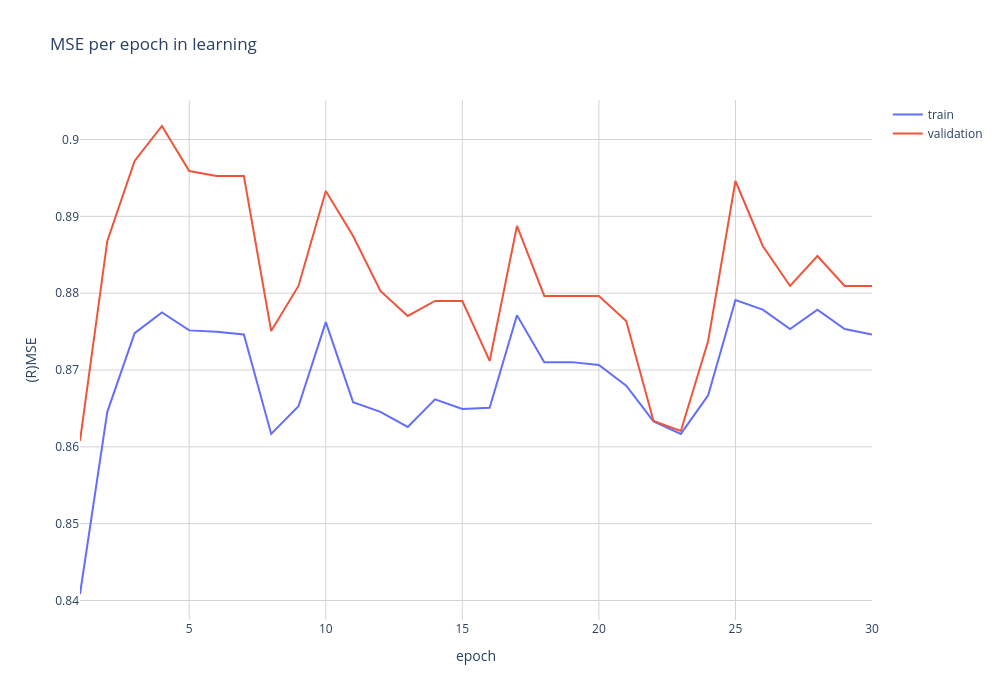

Write notebook code for a chart like this one.
### Markdown cell above
# Results

## Convergence plot

### Code cell
epoch_list = np.arange(1, len(train_list)+1)

fig = go.Figure()

fig.add_trace(go.Scatter(
    x=epoch_list,
    y=train_list,
    name="train"       # this sets its legend entry
))


fig.add_trace(go.Scatter(
    x=epoch_list,
    y=val_list,
    name="validation"       # this sets its legend entry
))

fig.update_layout(
    title="MSE per epoch in learning",
    xaxis_title="epoch",
    yaxis_title="MSE",
     xaxis = dict(
        title = 'epoch',
        gridcolor='lightgrey'),
    yaxis = dict(
        title = '(R)MSE',
        gridcolor='lightgrey'), 
    paper_bgcolor='rgba(0,0,0,0)',
    plot_bgcolor='rgba(0,0,0,0)',
    width=1000,
    height=700
)

fig.show()

### Figure 1 — Plotly figure (JSON) as saved in the notebook; plotly's stock layout.template omitted (floating-point values rounded to 4 significant figures)
{"data": [{"name": "train", "type": "scatter", "x": [1, 2, 3, 4, 5, 6, 7, 8, 9, 10, 11, 12, 13, 14, 15, 16, 17, 18, 19, 20, 21, 22, 23, 24, 25, 26, 27, 28, 29, 30], "y": [0.8408, 0.8646, 0.8748, 0.8775, 0.8752, 0.875, 0.8746, 0.8617, 0.8653, 0.8762, 0.8658, 0.8646, 0.8626, 0.8662, 0.8649, 0.8651, 0.8771, 0.871, 0.871, 0.8707, 0.868, 0.8633, 0.8617, 0.8667, 0.8791, 0.8779, 0.8753, 0.8779, 0.8753, 0.8746]}, {"name": "validation", "type": "scatter", "x": [1, 2, 3, 4, 5, 6, 7, 8, 9, 10, 11, 12, 13, 14, 15, 16, 17, 18, 19, 20, 21, 22, 23, 24, 25, 26, 27, 28, 29, 30], "y": [0.8608, 0.8868, 0.8972, 0.9018, 0.8959, 0.8953, 0.8953, 0.8751, 0.8809, 0.8933, 0.8874, 0.8803, 0.877, 0.879, 0.879, 0.8712, 0.8887, 0.8796, 0.8796, 0.8796, 0.8764, 0.8634, 0.8621, 0.8738, 0.8946, 0.8861, 0.8809, 0.8848, 0.8809, 0.8809]}], "layout": {"height": 700, "paper_bgcolor": "rgba(0, 0, 0, 0)", "plot_bgcolor": "rgba(0, 0, 0, 0)", "title": {"text": "MSE per epoch in learning"}, "width": 1000, "xaxis": {"autorange": true, "gridcolor": "lightgrey", "range": [1, 30], "title": {"text": "epoch"}, "type": "linear"}, "yaxis": {"autorange": true, "gridcolor": "lightgrey", "range": [0.8375, 0.9051], "title": {"text": "(R)MSE"}, "type": "linear"}}}
